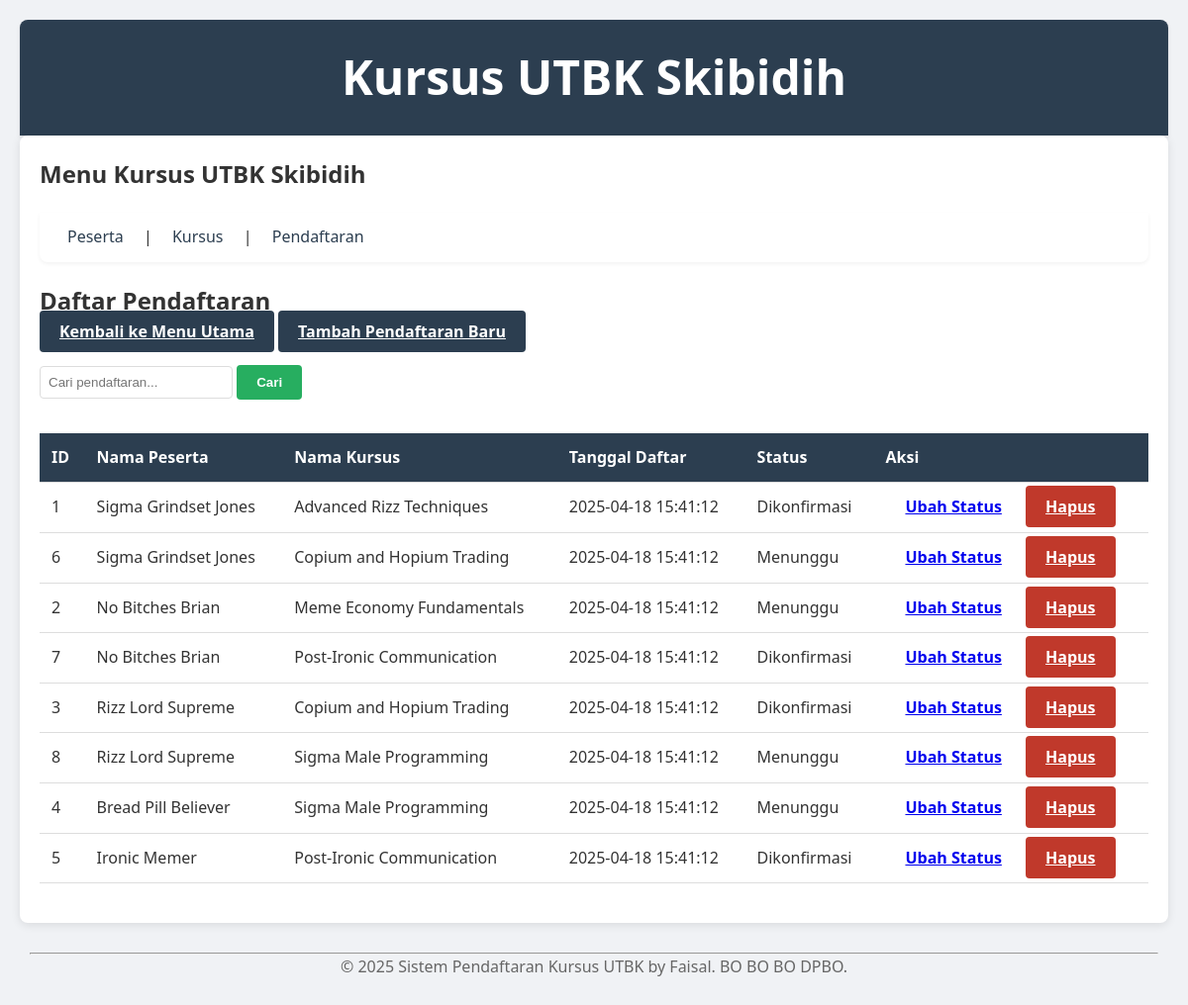
The page /?page=pendaftaran on the database its author committed.
### tables this page shows
CREATE TABLE `pendaftaran` (
  `id` int(11) NOT NULL,
  `peserta_id` int(11) DEFAULT NULL,
  `kursus_id` int(11) DEFAULT NULL,
  `tanggal_daftar` timestamp NULL DEFAULT current_timestamp(),
  `status` enum('Menunggu','Dikonfirmasi','Ditolak') DEFAULT 'Menunggu'
);

CREATE TABLE `peserta` (
  `id` int(11) NOT NULL,
  `nama` varchar(100) NOT NULL,
  `email` varchar(100) NOT NULL,
  `no_telepon` varchar(20) DEFAULT NULL,
  `asal_sekolah` varchar(100) DEFAULT NULL,
  `tanggal_lahir` date DEFAULT NULL
);

CREATE TABLE `kursus` (
  `id` int(11) NOT NULL,
  `nama_kursus` varchar(100) NOT NULL,
  `deskripsi` text DEFAULT NULL,
  `harga` decimal(10,2) DEFAULT NULL,
  `kuota` int(11) DEFAULT NULL
);

### config/db.php (called while the page is built, shortened)
<?php
class Database {
    private $host = "localhost";
    private $username = "root";
    private $password = "";
    private $dbname = "db_kursus";
    public function __construct() {
        try {
            $this->conn = new PDO("mysql:host=$this->host;dbname=$this->dbname", $this->username, $this->password);
        } catch (PDOException $e) {
            echo "Connection failed: " . $e->getMessage();
        }
    }
}
?>

### class/Pendaftaran.php (called while the page is built, shortened)
<?php
require_once 'config/db.php';
class Pendaftaran {
    private $db;
    public function __construct() {
        $this->db = (new Database())->conn;
    }
    public function getAllPendaftaran() {
        $stmt = $this->db->query("
            SELECT p.*, ps.nama AS nama_peserta, k.nama_kursus
            FROM pendaftaran p
            JOIN peserta ps ON p.peserta_id = ps.id
            JOIN kursus k ON p.kursus_id = k.id
        ");
        return $stmt->fetchAll(PDO::FETCH_ASSOC);
    }
}
?>

### view/pendaftaran.php (the view, shortened to what this page needs)
<link rel="stylesheet" href="../style.css">
<h2>Daftar Pendaftaran</h2>
<a href="index.php?page=pendaftaran" class="btn btn-primary mb-3">Kembali ke Menu Utama</a>
<a href="index.php?page=pendaftaran&action=add" class="btn btn-primary mb-3">Tambah Pendaftaran Baru</a>
<form action="index.php" method="get" class="mb-3">
    <div class="form-group" style="display: inline-block;">
        <input type="text" name="keyword"
               placeholder="Cari pendaftaran..."
               value="<?= isset($_GET['keyword']) ? htmlspecialchars($_GET['keyword']) : '' ?>">
    </div>
    <button type="submit" class="btn btn-success">Cari</button>
</form>
<table>
    <tr>
        <th>ID</th>
        <th>Nama Peserta</th>
        <th>Nama Kursus</th>
        <th>Tanggal Daftar</th>
        <th>Status</th>
        <th>Aksi</th>
    </tr>
    <?php
    $data = $hasilPencarian ?? $dataPendaftaran;
    foreach ($data as $p):
    ?>
    <tr>
        <td><?= htmlspecialchars($p['id']) ?></td>
        <td><?= htmlspecialchars($p['nama_peserta']) ?></td>
        <td><?= htmlspecialchars($p['nama_kursus']) ?></td>
        <td><?= htmlspecialchars($p['tanggal_daftar']) ?></td>
        <td><?= htmlspecialchars($p['status']) ?></td>
        <td>
            <a href="index.php?page=pendaftaran&action=edit&id=<?= $p['id'] ?>"
               class="btn btn-warning btn-sm">Ubah Status</a>
            <a href="index.php?page=pendaftaran&action=delete&id=<?= $p['id'] ?>"
               class="btn btn-danger btn-sm"
               onclick="return confirm('Yakin ingin menghapus pendaftaran ini?')">Hapus</a>
        </td>
    </tr>
    <?php endforeach; ?>
</table>

### index.php (shortened to what this page needs)
<?php
require_once 'class/Pendaftaran.php';
$peserta = new Peserta();
$kursus = new Kursus();
$pendaftaran = new Pendaftaran();
?>
<!DOCTYPE html>
<html lang="en">
<head>
    <link rel="stylesheet" href="style.css">
</head>
<body>
    <?php include 'view/header.php'; ?>
    <main>
        <h2>Menu Kursus UTBK Skibidih</h2>
        <nav>
            <a href="?page=peserta">Peserta</a> |
            <a href="?page=kursus">Kursus</a> |
            <a href="?page=pendaftaran">Pendaftaran</a>
        </nav>
        <?php
        if (isset($_GET['page'])) {
            $page = $_GET['page'];
            if ($page == 'peserta') {
                $action = isset($_GET['action']) ? $_GET['action'] : '';
                if ($action == 'add') {
                    include 'view/peserta_form.php';
                }
                elseif ($action == 'edit' && isset($_GET['id'])) {
                    $id = $_GET['id'];
                    $pesertaData = $peserta->getPesertaById($id);
                    include 'view/peserta_form.php';
                }
                else {
                    $dataPeserta = $peserta->getAllPeserta();
                    include 'view/peserta.php';
                }
            }
            elseif ($page == 'pendaftaran') {
                $action = isset($_GET['action']) ? $_GET['action'] : '';
                if ($action == 'add') {
                    $semuaPeserta = $peserta->getAllPeserta();
                    $semuaKursus = $kursus->getAllKursus();
                    include 'view/pendaftaran_form.php';
                }
                elseif ($action == 'edit' && isset($_GET['id'])) {
                    $id = $_GET['id'];
                    $pendaftaranData = $pendaftaran->getPendaftaranById($id);
                    $semuaPeserta = $peserta->getAllPeserta();
                    $semuaKursus = $kursus->getAllKursus();
                    include 'view/pendaftaran_form.php';
                }
                else {
                    $dataPendaftaran = $pendaftaran->getAllPendaftaran();
                    include 'view/pendaftaran.php';
                }
            }
        }
        ?>
    </main>
    <?php include 'view/footer.php'; ?>
</body>
</html>

### view/header.php (shortened to what this page needs)
<!DOCTYPE html>
<html lang="id">
<head>
    <link rel="stylesheet" href="style.css">
</head>
<body>
    <header>
        <h1><a href=index.php>Kursus UTBK Skibidih</a></h1>
    </header>

### view/footer.php
<footer>
        <hr>
        <p>&copy; 2025 Sistem Pendaftaran Kursus UTBK by Faisal. BO BO BO DPBO.</p>
    </footer>
</body>
</html>

### style.css (style rules this page uses)
:root { --primary-color: #2c3e50; --secondary-color: #2980b9; --success-color: #27ae60; --danger-color: #c0392b; --warning-color: #f1c40f; --light-bg: #f8f9fa; }
* { margin: 0; padding: 0; box-sizing: border-box; }
body { font-family: 'Segoe UI', Tahoma, Geneva, Verdana, sans-serif; line-height: 1.6; padding: 20px; max-width: 1200px; margin: 0 auto; background-color: #f0f2f5; color: #333; }
header { background: var(--primary-color); color: white; padding: 20px; text-align: center; border-radius: 8px 8px 0 0; box-shadow: 0 2px 4px rgba(0,0,0,0.1); }
header h1 a { color: white; text-decoration: none; font-size: 1.5em; }
nav { background: white; padding: 12px; border-radius: 0 0 8px 8px; box-shadow: 0 2px 4px rgba(0,0,0,0.05); margin: 20px 0; }
nav a { color: var(--primary-color); padding: 8px 16px; text-decoration: none; border-radius: 4px; transition: all 0.3s ease; }
main { background: white; padding: 20px; border-radius: 8px; box-shadow: 0 2px 10px rgba(0,0,0,0.1); }
table { width: 100%; border-collapse: collapse; margin: 20px 0; }
th, td { padding: 12px; text-align: left; border-bottom: 1px solid #ddd; }
th { background: var(--primary-color); color: white; }
form { margin: 20px 0; }
.form-group { margin-bottom: 15px; }
.form-group input, .form-group select { width: 100%; padding: 8px; border: 1px solid #ddd; border-radius: 4px; }
button, .btn { padding: 10px 20px; border: none; border-radius: 4px; cursor: pointer; font-weight: bold; transition: all 0.3s ease; }
.btn-primary { background: var(--primary-color); color: white; }
.btn-success { background: var(--success-color); color: white; }
.btn-danger { background: var(--danger-color); color: white; }
footer { text-align: center; padding: 10px; color: #666; margin-top: 20px; }

### rows shown on the page
pendaftaran: id "1", peserta.nama "Sigma Grindset Jones", kursus.nama_kursus "Advanced Rizz Techniques", tanggal_daftar "2025-04-18 15:41:12", status "Dikonfirmasi"
pendaftaran: id "6", peserta.nama "Sigma Grindset Jones", kursus.nama_kursus "Copium and Hopium Trading", tanggal_daftar "2025-04-18 15:41:12", status "Menunggu"
pendaftaran: id "2", peserta.nama "No Bitches Brian", kursus.nama_kursus "Meme Economy Fundamentals", tanggal_daftar "2025-04-18 15:41:12", status "Menunggu"
pendaftaran: id "7", peserta.nama "No Bitches Brian", kursus.nama_kursus "Post-Ironic Communication", tanggal_daftar "2025-04-18 15:41:12", status "Dikonfirmasi"
pendaftaran: id "3", peserta.nama "Rizz Lord Supreme", kursus.nama_kursus "Copium and Hopium Trading", tanggal_daftar "2025-04-18 15:41:12", status "Dikonfirmasi"
pendaftaran: id "8", peserta.nama "Rizz Lord Supreme", kursus.nama_kursus "Sigma Male Programming", tanggal_daftar "2025-04-18 15:41:12", status "Menunggu"
pendaftaran: id "4", peserta.nama "Bread Pill Believer", kursus.nama_kursus "Sigma Male Programming", tanggal_daftar "2025-04-18 15:41:12", status "Menunggu"
pendaftaran: id "5", peserta.nama "Ironic Memer", kursus.nama_kursus "Post-Ironic Communication", tanggal_daftar "2025-04-18 15:41:12", status "Dikonfirmasi"
